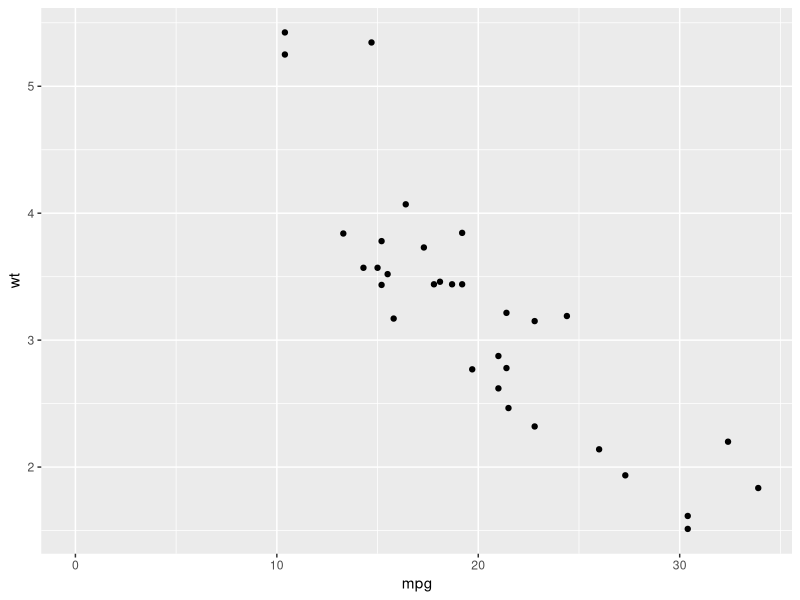
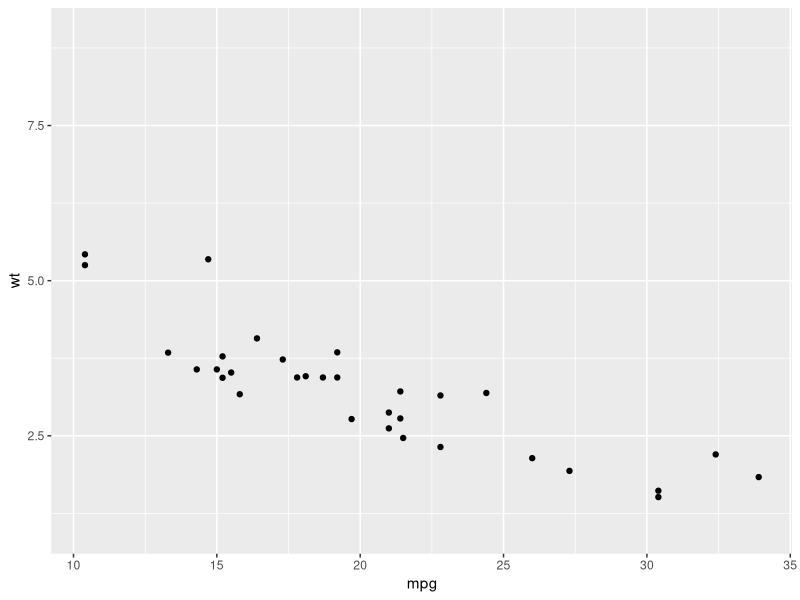
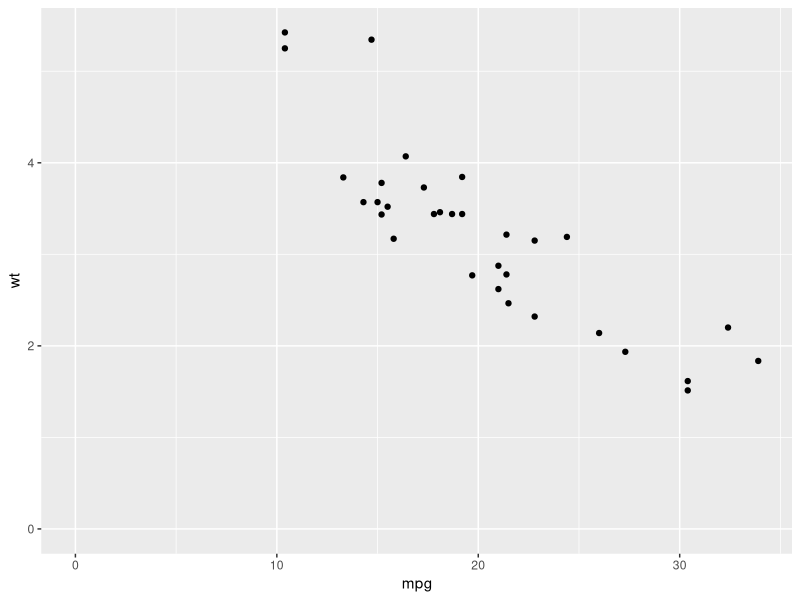
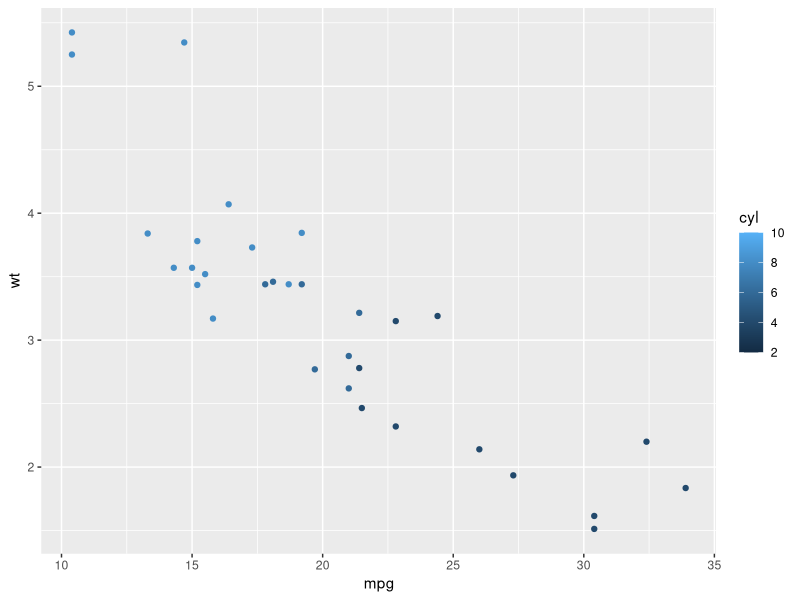
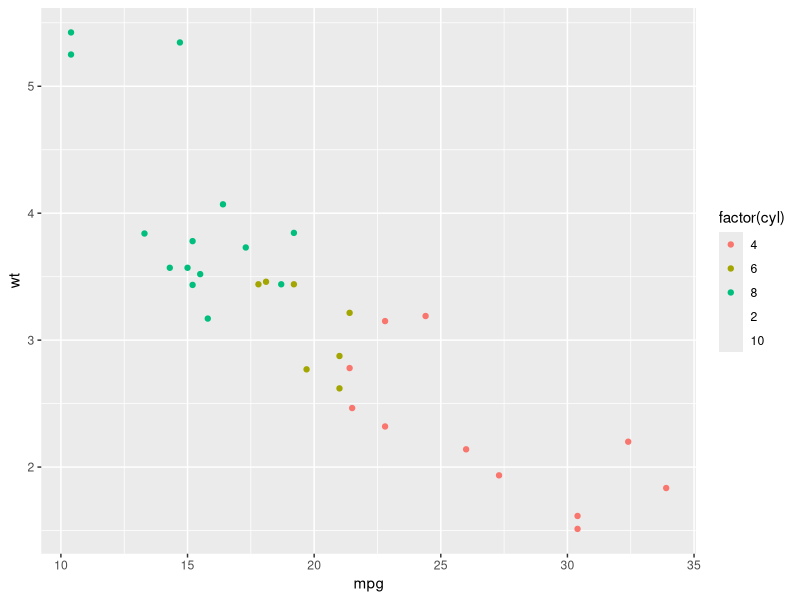

R code for these plots, in order:
# r2py crawler metadata
# package: ggplot2
# source_type: rd_example
# topic: expand_limits.Rd
# source_file: C:\Users\bened\AppData\Local\R\win-library\4.5\ggplot2\help
# lines: 12

suppressPackageStartupMessages(library(ggplot2))
p <- ggplot(mtcars, aes(mpg, wt)) + geom_point()
p + expand_limits(x = 0)
p + expand_limits(y = c(1, 9))
p + expand_limits(x = 0, y = 0)

ggplot(mtcars, aes(mpg, wt)) +
  geom_point(aes(colour = cyl)) +
  expand_limits(colour = seq(2, 10, by = 2))
ggplot(mtcars, aes(mpg, wt)) +
  geom_point(aes(colour = factor(cyl))) +
  expand_limits(colour = factor(seq(2, 10, by = 2)))
